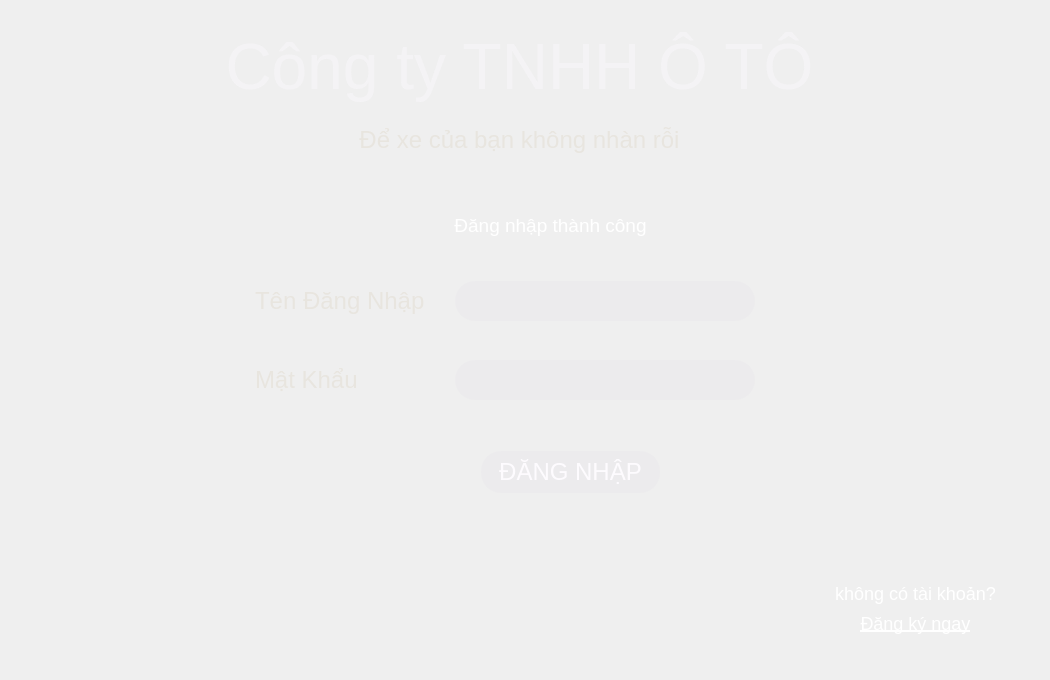
<?xml version="1.0" encoding="UTF-8"?>
<ui version="4.0">
 <class>Log_in</class>
 <widget class="QWidget" name="Log_in">
  <property name="enabled">
   <bool>true</bool>
  </property>
  <property name="geometry">
   <rect>
    <x>0</x>
    <y>0</y>
    <width>1050</width>
    <height>680</height>
   </rect>
  </property>
  <property name="sizePolicy">
   <sizepolicy hsizetype="Fixed" vsizetype="Fixed">
    <horstretch>0</horstretch>
    <verstretch>0</verstretch>
   </sizepolicy>
  </property>
  <property name="contextMenuPolicy">
   <enum>Qt::NoContextMenu</enum>
  </property>
  <property name="acceptDrops">
   <bool>false</bool>
  </property>
  <property name="windowTitle">
   <string>Log_in</string>
  </property>
  <property name="layoutDirection">
   <enum>Qt::LeftToRight</enum>
  </property>
  <property name="styleSheet">
   <string notr="true">QLineEdit {
width: 150px;
height: 30px;
border-radius: 10px;
background: rgba(236, 234, 237, 128);
list-style: none;
}</string>
  </property>
  <widget class="QFrame" name="Title">
   <property name="enabled">
    <bool>true</bool>
   </property>
   <property name="geometry">
    <rect>
     <x>49</x>
     <y>20</y>
     <width>941</width>
     <height>161</height>
    </rect>
   </property>
   <property name="contextMenuPolicy">
    <enum>Qt::NoContextMenu</enum>
   </property>
   <property name="styleSheet">
    <string notr="true">* {
color: rgba(245, 243, 246, 243);
}</string>
   </property>
   <property name="frameShape">
    <enum>QFrame::NoFrame</enum>
   </property>
   <property name="frameShadow">
    <enum>QFrame::Raised</enum>
   </property>
   <layout class="QGridLayout" name="gridLayout_2">
    <item row="1" column="0">
     <widget class="QLabel" name="title">
      <property name="font">
       <font>
        <pointsize>48</pointsize>
       </font>
      </property>
      <property name="text">
       <string>Công ty TNHH Ô TÔ</string>
      </property>
      <property name="alignment">
       <set>Qt::AlignCenter</set>
      </property>
     </widget>
    </item>
    <item row="2" column="0">
     <widget class="QLabel" name="subtitle">
      <property name="font">
       <font>
        <pointsize>18</pointsize>
       </font>
      </property>
      <property name="styleSheet">
       <string notr="true">QLabel {
color: rgb(232, 229, 223);
}</string>
      </property>
      <property name="text">
       <string>Để xe của bạn không nhàn rỗi</string>
      </property>
      <property name="alignment">
       <set>Qt::AlignCenter</set>
      </property>
     </widget>
    </item>
   </layout>
  </widget>
  <widget class="QFrame" name="SignIn">
   <property name="geometry">
    <rect>
     <x>815</x>
     <y>570</y>
     <width>201</width>
     <height>76</height>
    </rect>
   </property>
   <property name="layoutDirection">
    <enum>Qt::LeftToRight</enum>
   </property>
   <property name="styleSheet">
    <string notr="true">QLabel {
font-size: 18px;
color: white;
}</string>
   </property>
   <property name="frameShape">
    <enum>QFrame::NoFrame</enum>
   </property>
   <property name="frameShadow">
    <enum>QFrame::Raised</enum>
   </property>
   <layout class="QGridLayout" name="gridLayout_4">
    <item row="0" column="0">
     <widget class="QLabel" name="NoAccount">
      <property name="font">
       <font>
        <pointsize>-1</pointsize>
       </font>
      </property>
      <property name="text">
       <string>không có tài khoản?</string>
      </property>
      <property name="alignment">
       <set>Qt::AlignCenter</set>
      </property>
     </widget>
    </item>
    <item row="1" column="0">
     <widget class="ClickableLabel" name="SignInBtn">
      <property name="styleSheet">
       <string notr="true">QLabel {
text-decoration: underline;

}


QLabel::hover {
color: rgba(229, 227, 219, 198);

}</string>
      </property>
      <property name="text">
       <string>Đăng ký ngay</string>
      </property>
      <property name="alignment">
       <set>Qt::AlignCenter</set>
      </property>
     </widget>
    </item>
   </layout>
  </widget>
  <widget class="QFrame" name="MainData">
   <property name="geometry">
    <rect>
     <x>220</x>
     <y>270</y>
     <width>571</width>
     <height>141</height>
    </rect>
   </property>
   <property name="sizePolicy">
    <sizepolicy hsizetype="Fixed" vsizetype="Fixed">
     <horstretch>0</horstretch>
     <verstretch>0</verstretch>
    </sizepolicy>
   </property>
   <property name="acceptDrops">
    <bool>true</bool>
   </property>
   <property name="styleSheet">
    <string notr="true">QLineEdit {
width: 150px;
height: 30px;
border-radius: 20px;
background: rgba(233, 232, 235, 128);
list-style: none;
}

QLabel {
color: rgb(232, 229, 223);
}</string>
   </property>
   <property name="frameShape">
    <enum>QFrame::NoFrame</enum>
   </property>
   <property name="frameShadow">
    <enum>QFrame::Raised</enum>
   </property>
   <layout class="QGridLayout" name="gridLayout">
    <item row="2" column="1">
     <widget class="QLineEdit" name="passwordTxt">
      <property name="sizePolicy">
       <sizepolicy hsizetype="Fixed" vsizetype="Fixed">
        <horstretch>0</horstretch>
        <verstretch>0</verstretch>
       </sizepolicy>
      </property>
      <property name="minimumSize">
       <size>
        <width>300</width>
        <height>40</height>
       </size>
      </property>
      <property name="font">
       <font>
        <pointsize>18</pointsize>
       </font>
      </property>
      <property name="cursor">
       <cursorShape>PointingHandCursor</cursorShape>
      </property>
      <property name="contextMenuPolicy">
       <enum>Qt::NoContextMenu</enum>
      </property>
      <property name="frame">
       <bool>false</bool>
      </property>
      <property name="echoMode">
       <enum>QLineEdit::Password</enum>
      </property>
      <property name="alignment">
       <set>Qt::AlignCenter</set>
      </property>
      <property name="clearButtonEnabled">
       <bool>true</bool>
      </property>
     </widget>
    </item>
    <item row="0" column="1">
     <widget class="QLineEdit" name="userNameTxt">
      <property name="sizePolicy">
       <sizepolicy hsizetype="Fixed" vsizetype="Fixed">
        <horstretch>0</horstretch>
        <verstretch>0</verstretch>
       </sizepolicy>
      </property>
      <property name="minimumSize">
       <size>
        <width>300</width>
        <height>40</height>
       </size>
      </property>
      <property name="font">
       <font>
        <pointsize>18</pointsize>
       </font>
      </property>
      <property name="cursor">
       <cursorShape>PointingHandCursor</cursorShape>
      </property>
      <property name="contextMenuPolicy">
       <enum>Qt::NoContextMenu</enum>
      </property>
      <property name="frame">
       <bool>false</bool>
      </property>
      <property name="cursorPosition">
       <number>0</number>
      </property>
      <property name="alignment">
       <set>Qt::AlignCenter</set>
      </property>
      <property name="clearButtonEnabled">
       <bool>true</bool>
      </property>
     </widget>
    </item>
    <item row="2" column="0">
     <widget class="QLabel" name="Password">
      <property name="sizePolicy">
       <sizepolicy hsizetype="Fixed" vsizetype="Fixed">
        <horstretch>0</horstretch>
        <verstretch>0</verstretch>
       </sizepolicy>
      </property>
      <property name="font">
       <font>
        <pointsize>18</pointsize>
       </font>
      </property>
      <property name="text">
       <string>Mật Khẩu</string>
      </property>
     </widget>
    </item>
    <item row="0" column="0">
     <widget class="QLabel" name="userName">
      <property name="sizePolicy">
       <sizepolicy hsizetype="Fixed" vsizetype="Fixed">
        <horstretch>0</horstretch>
        <verstretch>0</verstretch>
       </sizepolicy>
      </property>
      <property name="font">
       <font>
        <pointsize>18</pointsize>
       </font>
      </property>
      <property name="frameShape">
       <enum>QFrame::NoFrame</enum>
      </property>
      <property name="text">
       <string>Tên Đăng Nhập</string>
      </property>
     </widget>
    </item>
    <item row="1" column="1">
     <spacer name="verticalSpacer">
      <property name="orientation">
       <enum>Qt::Vertical</enum>
      </property>
      <property name="sizeHint" stdset="0">
       <size>
        <width>20</width>
        <height>40</height>
       </size>
      </property>
     </spacer>
    </item>
   </layout>
  </widget>
  <widget class="QFrame" name="Button">
   <property name="geometry">
    <rect>
     <x>470</x>
     <y>440</y>
     <width>201</width>
     <height>64</height>
    </rect>
   </property>
   <property name="sizePolicy">
    <sizepolicy hsizetype="Preferred" vsizetype="Preferred">
     <horstretch>0</horstretch>
     <verstretch>0</verstretch>
    </sizepolicy>
   </property>
   <property name="minimumSize">
    <size>
     <width>100</width>
     <height>0</height>
    </size>
   </property>
   <property name="cursor">
    <cursorShape>ArrowCursor</cursorShape>
   </property>
   <property name="autoFillBackground">
    <bool>false</bool>
   </property>
   <property name="styleSheet">
    <string notr="true">QPushButton {
border-radius: 20px;
background: rgba(233, 232, 235, 128);
color: rgba(254, 252, 255, 245);
}

QPushButton::hover {
background-color:rgba(167, 193, 209, 204);
}</string>
   </property>
   <property name="frameShape">
    <enum>QFrame::NoFrame</enum>
   </property>
   <property name="frameShadow">
    <enum>QFrame::Raised</enum>
   </property>
   <layout class="QGridLayout" name="gridLayout_3">
    <item row="0" column="0">
     <widget class="QPushButton" name="LogBtn">
      <property name="sizePolicy">
       <sizepolicy hsizetype="Expanding" vsizetype="Expanding">
        <horstretch>0</horstretch>
        <verstretch>0</verstretch>
       </sizepolicy>
      </property>
      <property name="minimumSize">
       <size>
        <width>120</width>
        <height>40</height>
       </size>
      </property>
      <property name="font">
       <font>
        <pointsize>18</pointsize>
       </font>
      </property>
      <property name="cursor">
       <cursorShape>PointingHandCursor</cursorShape>
      </property>
      <property name="text">
       <string>ĐĂNG NHẬP</string>
      </property>
     </widget>
    </item>
   </layout>
  </widget>
  <widget class="QLabel" name="logInSuccessful">
   <property name="geometry">
    <rect>
     <x>420</x>
     <y>200</y>
     <width>261</width>
     <height>51</height>
    </rect>
   </property>
   <property name="font">
    <font>
     <pointsize>14</pointsize>
     <italic>false</italic>
     <bold>false</bold>
    </font>
   </property>
   <property name="styleSheet">
    <string notr="true">QLabel {
color: white;
}</string>
   </property>
   <property name="text">
    <string>Đăng nhập thành công</string>
   </property>
   <property name="alignment">
    <set>Qt::AlignCenter</set>
   </property>
  </widget>
 </widget>
 <layoutdefault spacing="6" margin="11"/>
 <customwidgets>
  <customwidget>
   <class>ClickableLabel</class>
   <extends>QLabel</extends>
   <header>ClickableLabel.h</header>
  </customwidget>
 </customwidgets>
 <resources/>
 <connections/>
</ui>
